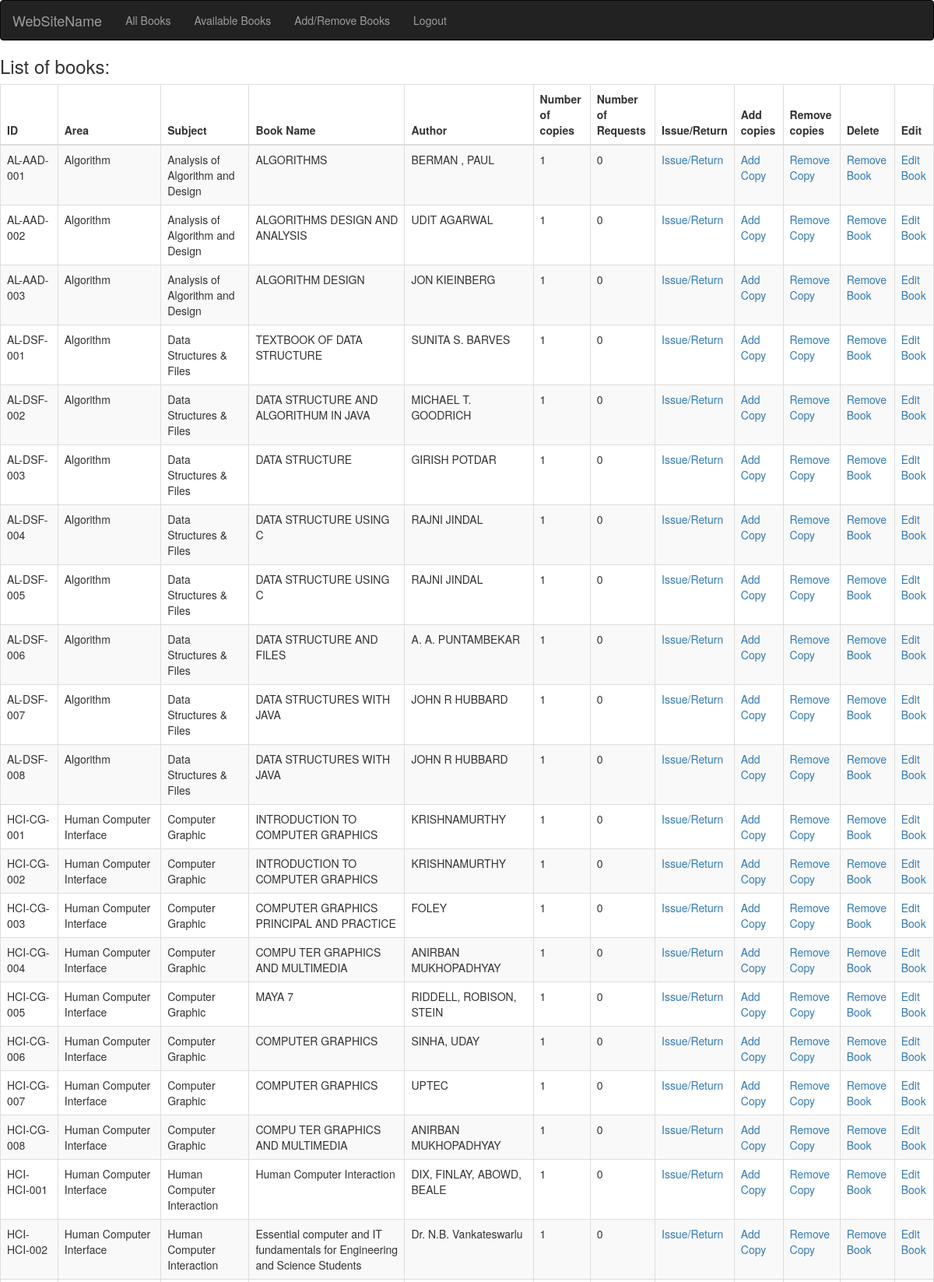
The page /allbooks/ (signed in, upper part) on the database its author committed.
### elibrary/models.py (models this page shows, shortened)
class Book(models.Model):
	libID = models.CharField(max_length = 400, default = ' ')
	area = models.CharField(max_length = 400, default = ' ')
	subject = models.CharField(max_length = 400, default = ' ')
	bookName = models.CharField(max_length = 400)
	author = models.CharField(max_length = 200)
	publication = models.CharField(max_length = 200, default = ' ')
	copies = models.IntegerField(default = 1)
	issuedTo = models.TextField(blank = True)
	requestedBy = models.TextField(blank = True)
	requests  = models.IntegerField(default = 0)

### elibrary/views.py (the view)
# urls.py: url(r'^allbooks/$',views.allbooks , name ='allbooks'),
def allbooks(request):
    books = Book.objects.all().order_by('libID')
    return render(request, 'allbooks.html',{'books':books})

### elibrary/templates/allbooks.html (shortened to what this page needs)
{% extends 'base.html' %}
{% load librarytags %}
{% block content %}
	{% if user.is_authenticated %}
    <div>
        <h3>
            List of books:
        </h3>
        <div class="table-responsive">
        <table class="table table-striped table-bordered">
            <thead>
                <tr>
                    <th>ID</th>
                    <th>Area</th>
                    <th>Subject</th>
                    <th>Book Name</th>
                    <th>Author</th>
                    <th>Number of copies</th>
                    {% if user.is_superuser %}
                        <th>Number of Requests</th>
                        <th>Issue/Return</th>
                        <th> Add copies </th>
                        <th> Remove copies </th>
                        <th> Delete</th>
                        <th> Edit</th>
                    {% else %}
                        <th> Request </th>
                    {% endif %}
                </tr>
            </thead>
            <tbody>
                {% for book in books %}
                    <tr>
                        <td>{{ book.libID }}</td>
                        <td>{{ book.area }}</td>
                        <td>{{ book.subject }}</td>
                        <td>{{ book.bookName }}</td>
                        <td>{{ book.author }}</td>
                        <td>{{ book.copies }}</td>
                        {% if user.is_superuser %}
                            <td>{{ book.requests }}</td>
                            <td><a href="/bookissue/{{book.id}}">Issue/Return</a></td>
                            <td><a href="/addbook/{{book.id}}">Add Copy</a></td>
                            <td><a href="/removeCopy/{{book.id}}">Remove Copy</a></td>
                            <td><a href="/removebook/{{book.id}}">Remove Book</a></td>
                            <td><a href="/editbook/{{book.id}}">Edit Book</a></td>
                        {% else %}
                            {% if book.copies > 0 %}
                            <td><a href="/bookrequest/{{book.id}}">Request</a></td>
                            {% endif %}
                        {% endif %}
                    </tr>
                {% endfor %}
            </tbody>
        </table>
        </div>
    </div>
    {% else %}
    	<h3>You must login to continue.</h3>
    {% endif %}
{% endblock %}

### elibrary/templates/base.html (shortened to what this page needs)
{% load staticfiles %}
<!DOCTYPE html>
<html>
<head>
	<link rel="stylesheet" href="https://maxcdn.bootstrapcdn.com/bootstrap/3.3.6/css/bootstrap.min.css">
  <link rel="stylesheet" href="http://maxcdn.bootstrapcdn.com/bootstrap/3.3.6/css/bootstrap.min.css">
  	<link href = "{% static "css/login.css" %}" rel="stylesheet">
  	<link href = "{% static "css/register.css" %}" rel="stylesheet">
  	<link href = "{% static "css/elibrary.css" %}" rel="stylesheet">
</head>
<body>
<nav class="navbar navbar-inverse">
  <div class="container-fluid">
    <div class="navbar-header">
      <a class="navbar-brand" href="#">WebSiteName</a>
    </div>
    <div class="collapse navbar-collapse" id="myNavbar">
      <ul class="nav navbar-nav">
            <li><a href="/allbooks/">All Books</a></li>
          <li><a href="/availablebooks/">Available Books</a></li>
        {% if user.is_authenticated %}
          {% if user.is_superuser %}
              <li><a href="/allbooks/">Add/Remove Books</a></li>
              {% else %}
              <li><a href="/history/">History</a></li>
              {% endif %}
        <li><a href="/logout/">Logout</a></li>
        {% else %}
        <li><a href="/login/">Login</a></li>
        <li><a href="/register/">Register</a></li>
        {% endif %}
      </ul>
    </div>
  </div>
</nav>
	{% block content %}
	{%endblock%}
</body>
</html>

### rows shown on the page
Book: libID "AL-AAD-001", area "Algorithm", subject "Analysis of Algorithm and Design", bookName "ALGORITHMS", author "BERMAN , PAUL", copies "1", requests "0"
Book: libID "AL-AAD-002", area "Algorithm", subject "Analysis of Algorithm and Design", bookName "ALGORITHMS DESIGN AND ANALYSIS", author "UDIT AGARWAL", copies "1", requests "0"
Book: libID "AL-AAD-003", area "Algorithm", subject "Analysis of Algorithm and Design", bookName "ALGORITHM DESIGN", author "JON KIEINBERG", copies "1", requests "0"
Book: libID "AL-DSF-001", area "Algorithm", subject "Data Structures & Files", bookName "TEXTBOOK OF DATA STRUCTURE", author "SUNITA S. BARVES", copies "1", requests "0"
Book: libID "AL-DSF-002", area "Algorithm", subject "Data Structures & Files", bookName "DATA STRUCTURE AND ALGORITHUM IN JAVA", author "MICHAEL T. GOODRICH", copies "1", requests "0"
Book: libID "AL-DSF-003", area "Algorithm", subject "Data Structures & Files", bookName "DATA STRUCTURE", author "GIRISH POTDAR", copies "1", requests "0"
Book: libID "AL-DSF-004", area "Algorithm", subject "Data Structures & Files", bookName "DATA STRUCTURE USING C", author "RAJNI JINDAL", copies "1", requests "0"
Book: libID "AL-DSF-005", area "Algorithm", subject "Data Structures & Files", bookName "DATA STRUCTURE USING C", author "RAJNI JINDAL", copies "1", requests "0"
Book: libID "AL-DSF-006", area "Algorithm", subject "Data Structures & Files", bookName "DATA STRUCTURE AND FILES", author "A. A. PUNTAMBEKAR", copies "1", requests "0"
Book: libID "AL-DSF-007", area "Algorithm", subject "Data Structures & Files", bookName "DATA STRUCTURES WITH JAVA", author "JOHN R HUBBARD", copies "1", requests "0"
Book: libID "AL-DSF-008", area "Algorithm", subject "Data Structures & Files", bookName "DATA STRUCTURES WITH JAVA", author "JOHN R HUBBARD", copies "1", requests "0"
Book: libID "HCI-CG-001", area "Human Computer Interface", subject "Computer Graphic", bookName "INTRODUCTION TO COMPUTER GRAPHICS", author "KRISHNAMURTHY", copies "1", requests "0"
Book: libID "HCI-CG-002", area "Human Computer Interface", subject "Computer Graphic", bookName "INTRODUCTION TO COMPUTER GRAPHICS", author "KRISHNAMURTHY", copies "1", requests "0"
Book: libID "HCI-CG-003", area "Human Computer Interface", subject "Computer Graphic", bookName "COMPUTER GRAPHICS PRINCIPAL AND PRACTICE", author "FOLEY", copies "1", requests "0"
Book: libID "HCI-CG-004", area "Human Computer Interface", subject "Computer Graphic", bookName "COMPU TER GRAPHICS AND MULTIMEDIA", author "ANIRBAN MUKHOPADHYAY", copies "1", requests "0"
Book: libID "HCI-CG-005", area "Human Computer Interface", subject "Computer Graphic", bookName "MAYA 7", author "RIDDELL, ROBISON, STEIN", copies "1", requests "0"
Book: libID "HCI-CG-006", area "Human Computer Interface", subject "Computer Graphic", bookName "COMPUTER GRAPHICS", author "SINHA, UDAY", copies "1", requests "0"
Book: libID "HCI-CG-007", area "Human Computer Interface", subject "Computer Graphic", bookName "COMPUTER GRAPHICS", author "UPTEC", copies "1", requests "0"
Book: libID "HCI-CG-008", area "Human Computer Interface", subject "Computer Graphic", bookName "COMPU TER GRAPHICS AND MULTIMEDIA", author "ANIRBAN MUKHOPADHYAY", copies "1", requests "0"
Book: libID "HCI-HCI-001", area "Human Computer Interface", subject "Human Computer Interaction", bookName "Human Computer Interaction", author "DIX, FINLAY, ABOWD, BEALE", copies "1", requests "0"
Book: libID "HCI-HCI-002", area "Human Computer Interface", subject "Human Computer Interaction", bookName "Essential computer and IT fundamentals for Engineering and Science Students", author "Dr. N.B. Vankateswarlu", copies "1", requests "0"
